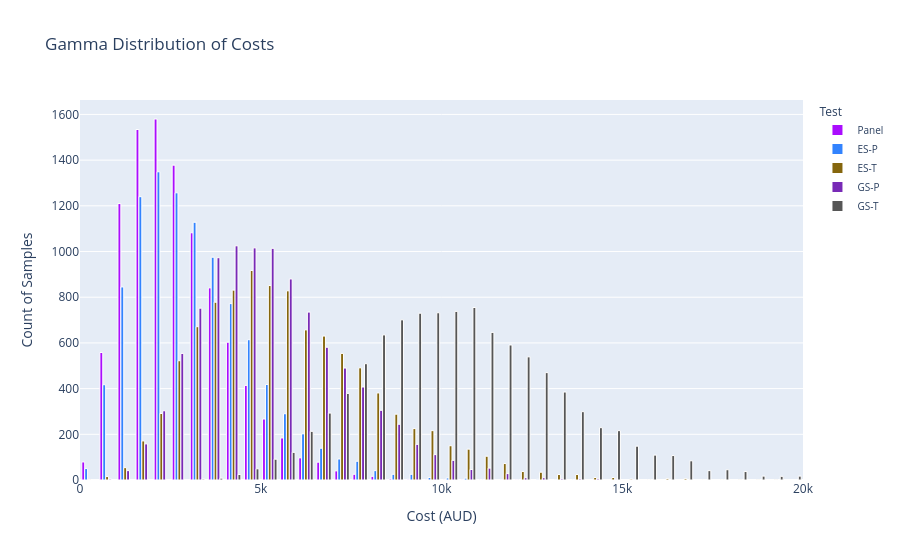

Notebook code for this chart:
### Markdown cell above
### Plotly

### Code cell
import numpy as np
import pandas as pd
import plotly.express as px  # for a larger color palette
import plotly.graph_objects as go

# Load the data
df = pd.read_csv(
    "/Users/doughnut/Downloads/Final_Updated_Microcosting_MLE.csv",
    usecols=["Test", "Category", "Stage", "LL", "MP", "UL", "Shape", "Scale"],
)
df_total_stage = df[(df["Category"] == "Total") & (df["Stage"] == "Total")]

# Generate gamma distribution samples
samples_total_stage = {
    row["Test"]: rng.gamma(row["Shape"], row["Scale"], 10000)
    for _, row in df_total_stage.iterrows()
}

# Create a Plotly figure
fig = go.Figure()

# Define a large color palette
color_palette = px.colors.qualitative.Alphabet  # This is a large color palette

# Define x-axis range based on your data or a predetermined range
min_x, max_x = 0, 20000  # Update these values based on your data's range

# Add a histogram for each test
for (test, data), color in zip(
    samples_total_stage.items(),
    color_palette,
    strict=False,
):
    fig.add_trace(
        go.Histogram(
            x=data,
            name=test,
            histnorm="",
            nbinsx=50,
            marker={"color": color, "line": {"color": "white", "width": 1}},
        ),
    )

# Update layout for better readability and set x-axis range
fig.update_layout(
    title_text="Gamma Distribution of Costs",
    xaxis={"title": "Cost (AUD)", "range": [min_x, max_x]},
    yaxis={"title": "Count of Samples"},
    bargap=0.2,  # space between bars
    legend={
        "title": "Test",
        "font": {"size": 10},
        "itemsizing": "constant",
    },  # Adjust legend properties
    hovermode="closest",
)

fig.show()

### Figure 1 — Plotly figure (JSON) as saved in the notebook; plotly's stock layout.template omitted (floating-point values rounded to 4 significant figures; data arrays with more than 128 entries replaced by an {"elided": "..."} marker saying what was removed)
{"data": [{"histnorm": "", "marker": {"color": "#AA0DFE", "line": {"color": "white", "width": 1}}, "name": "Panel", "nbinsx": 50, "type": "histogram", "x": {"elided": "10000 float values"}}, {"histnorm": "", "marker": {"color": "#3283FE", "line": {"color": "white", "width": 1}}, "name": "ES-P", "nbinsx": 50, "type": "histogram", "x": {"elided": "10000 float values"}}, {"histnorm": "", "marker": {"color": "#85660D", "line": {"color": "white", "width": 1}}, "name": "ES-T", "nbinsx": 50, "type": "histogram", "x": {"elided": "10000 float values"}}, {"histnorm": "", "marker": {"color": "#782AB6", "line": {"color": "white", "width": 1}}, "name": "GS-P", "nbinsx": 50, "type": "histogram", "x": {"elided": "10000 float values"}}, {"histnorm": "", "marker": {"color": "#565656", "line": {"color": "white", "width": 1}}, "name": "GS-T", "nbinsx": 50, "type": "histogram", "x": {"elided": "10000 float values"}}], "layout": {"autosize": true, "bargap": 0.2, "hovermode": "closest", "legend": {"font": {"size": 10}, "itemsizing": "constant", "title": {"text": "Test"}}, "title": {"text": "Gamma Distribution of Costs"}, "xaxis": {"range": [0, 20000], "title": {"text": "Cost (AUD)"}, "type": "linear"}, "yaxis": {"autorange": true, "range": [0, 1663.0], "title": {"text": "Count of Samples"}}}}
